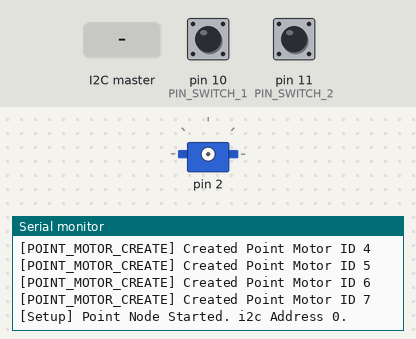
Bench run of a sketch on a simulated Arduino Uno, built with avr-gcc and run on an emulated ATmega328P. On the bench: servo, the last lines printed to the serial monitor. Inputs (shaded band) come from the test bench; at power-on: pin 10 (PIN_SWITCH_1) LOW, pin 11 (PIN_SWITCH_2) LOW.

Above: at 1.5 s.
1.6 s: the I2C master sends the byte 2
At 2.1 s:
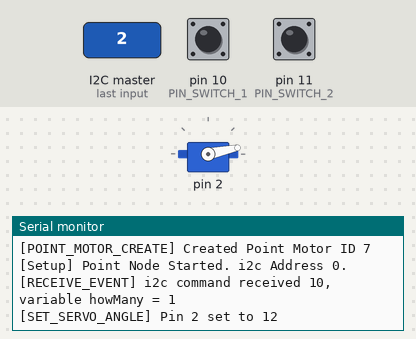
3.1 s: the I2C master sends the byte 1
At 4.5 s:
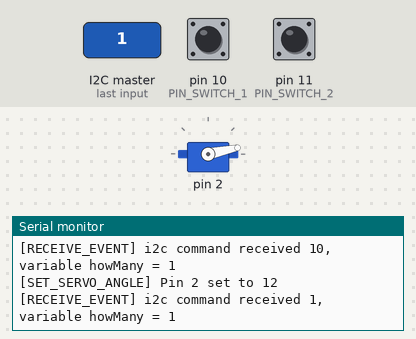
Timing chart, 0 to 6.1 s (numbered marks = the images above; inputs shaded):
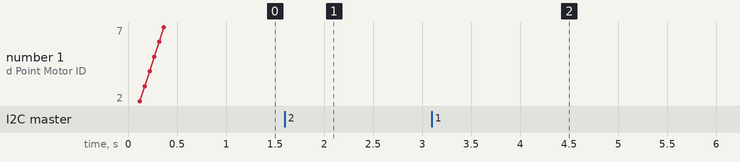

Measured:
- after the input at 1.6 s, the serial monitor: prints a new line after 0.05 s (image 1)
- after the input at 3.1 s, the serial monitor: prints a new line after 0.05 s (image 2)

The sketch:

Point_Node.ino
```cpp
#include <Wire.h>
#include <Servo.h>

//Settings
const int CODE_VERSION = 9;
const char CODE_VERSION_DATE[] = "2025-07-13";
int node_id = 0;
const int TEST_MODE = 0;

//Constants
const int DATA_PIN = B0001111;
const int DATA_NODE = B0110000;
const int DATA_COMMAND = B1000000;
const int DATA_ID = B0111111;

const int STATE_STRAIGHT = -1;
const int STATE_UNKNOWN = 0;
const int STATE_TURNOUT = 1;

const int I2C_MAX_COMMANDS = 10;

//Switch Pins
const int PIN_SWITCH_1 = 10;
const int PIN_SWITCH_2 = 11;

//Point Motor References - Node 00
const int LEEDS_OUTER_LOOP_POINTS = B000010;
const int LEEDS_FACING_CROSSOVER_INNER_POINT = B000011;
const int LEEDS_FACING_CROSSOVER_OUTER_POINT = B000100;
const int LEEDS_TRAILING_CROSSOVER_OUTER_POINT = B000101;
const int LEEDS_TRAILING_CROSSOVER_INNER_POINT = B000110;
const int LEEDS_INNER_LOOP_POINTS = B000111;

//Point Motor References - Node 01
const int POINT_YORK_INNER_LOOP = B010010;
const int POINT_YORK_CROSSOVER_FACING_A = B010011;
const int POINT_YORK_CROSSOVER_FACING_B = B010100;
const int POINT_YORK_CROSSOVER_TRAILING_A = B010101;
const int POINT_YORK_CROSSOVER_TRAILING_B = B010110;
const int POINT_YORK_OUTER_LOOP = B010111;

//Point Motor References - Node 10
const int YORK_SIDING = B100010;
const int VIADUCT_CROSSOVEER_YORK = B100011;
const int VIADUCT_CROSSOVER_LEEDS = B100100;
const int LEEDS_SIDING_POINTS_B = B100101;
const int LEEDS_SIDING_POINTS_C = B100110;

//Point Motor References - Node 11
const int POINT_FRONT_INNER_MAIN_CROSSOVER = B110010;
const int POINT_FRONT_OUTER_MAIN_CROSSOVER = B110011;
const int POINT_FRONT_INNER_TURNOUT = B110100;
const int POINT_FRONT_INNER_TRAILING_CROSSOVER = B110101;
const int POINT_FRONT_OUTER_TRAILING_CROSSOVER = B110110;
const int POINT_FRONT_BAY_PLATFORM = B110111;

//Servo controler
Servo _servo;

//---------------------------------------------------------------------------------------------------
//Class PointMotor

class PointMotor {
  public:
    PointMotor();
    PointMotor(int id, int angleCentre, int angleThrow, int reverse);
    int point_exists();
    void setStraight();
    void setTurnout();
    int getState();
    int getID();
  private:
    int _id;
    int _pin;
    int _node;
    int _angleCentre;
    int _angleThrow;
    int _state;
    int _exists;
    int _reverse;

    void setServoAngle();
};

PointMotor::PointMotor() {
  _exists = 0;
}

PointMotor::PointMotor(int id, int angleCentre = 24, int angleThrow = 12, int reverse = 1) {
  _id = id;
  _pin = _id & DATA_PIN;
  _node = _id & DATA_NODE;
  _angleCentre = angleCentre;
  _angleThrow = angleThrow;
  _exists = 1;
  _reverse = reverse;
  Serial.println("[POINT_MOTOR_CREATE] Created Point Motor ID " + String(id));
}

int PointMotor::point_exists() {
  return _exists;
}

void PointMotor::setStraight() {
  _state = STATE_STRAIGHT;
  setServoAngle();
}

void PointMotor::setTurnout() {
  _state = STATE_TURNOUT;
  setServoAngle();
}

int PointMotor::getState() {
  return _state;
}

int PointMotor::getID() {
  return _id;
}

void PointMotor::setServoAngle() {
  _servo.attach(_pin);
  _servo.write(_state * _reverse * _angleThrow + _angleCentre);
  Serial.println("[SET_SERVO_ANGLE] Pin " + String(_pin) + " set to " + String(_state * _reverse * _angleThrow + _angleCentre));
  delay(200);
  _servo.detach();
}

//---------------------------------------------------------------------------------------------------

PointMotor points[8] = {PointMotor(), PointMotor(), PointMotor(), PointMotor(), PointMotor(), PointMotor(), PointMotor(), PointMotor()};

volatile int i2cCommand[10];
int i2cCommandSetNext;
int i2cCommandReadNext;


void setup() {
  // put your setup code here, to run once:

  Serial.begin(9600);
  Serial.println("[SETUP] Point Node, Code Version: " + String(CODE_VERSION));
  Serial.println("[SETUP] Point Node, Code Date: " + String(CODE_VERSION_DATE));

  //Read Switch pins 1 and 2 to get node_id
  pinMode(PIN_SWITCH_1, INPUT);
  pinMode(PIN_SWITCH_2, INPUT);
  if (digitalRead(PIN_SWITCH_1) == HIGH) {
    node_id = node_id + B010000;
  }
  if (digitalRead(PIN_SWITCH_2) == HIGH) {
    node_id = node_id + B100000;
  }
  Serial.println("[SETUP] Node ID set to " + String(node_id) + " (Binary " + String(node_id, BIN) + ")");

  switch (node_id) {
    case B000000:
    //Right hand board. Leeds end points
      points[0] = PointMotor(LEEDS_OUTER_LOOP_POINTS, 24, 12, -1); //0010 -- 2 -- Reversed
      points[1] = PointMotor(LEEDS_FACING_CROSSOVER_INNER_POINT, 24, 12, -1); //0011 -- 3 -- Reversed
      points[2] = PointMotor(LEEDS_FACING_CROSSOVER_OUTER_POINT, 24, 12); //0100 -- 4
      points[3] = PointMotor(LEEDS_TRAILING_CROSSOVER_OUTER_POINT, 24, 12); //0101 -- 5
      points[4] = PointMotor(LEEDS_TRAILING_CROSSOVER_INNER_POINT, 24, 12); //0110 -- 6
      points[5] = PointMotor(LEEDS_INNER_LOOP_POINTS, 24, 12); //0111 -- 7
      break;

    //Left hand board. York end points
    case B010000:
      points[0] = PointMotor(POINT_YORK_INNER_LOOP, 24, 12); //0010 -- 2
      points[1] = PointMotor(POINT_YORK_CROSSOVER_FACING_A, 24, 12, -1); //0011 -- 3 -- Reversed
      points[2] = PointMotor(POINT_YORK_CROSSOVER_FACING_B, 24, 12); //0100 -- 4
      points[3] = PointMotor(POINT_YORK_CROSSOVER_TRAILING_A, 24, 12); //0101 -- 5
      points[4] = PointMotor(POINT_YORK_CROSSOVER_TRAILING_B, 24, 12, -1); //0110 -- 6 -- Reversed
      points[5] = PointMotor(POINT_YORK_OUTER_LOOP, 24, 12, -1); //0111 -- 7 -- Reversed
      break;

    case B100000:
    //Right hand board. Bit of everything points
      points[0] = PointMotor(YORK_SIDING, 24, 12, -1); //0010 -- 2 -- Reversed
      points[1] = PointMotor(VIADUCT_CROSSOVEER_YORK, 24, 12, -1); //0011 -- 3 -- Reversed
      points[2] = PointMotor(VIADUCT_CROSSOVER_LEEDS, 24, 6, -1); //0100 -- 4 -- Extended arm, reduced throw angle -- Reversed
      points[3] = PointMotor(LEEDS_SIDING_POINTS_B, 24, 12); //0101 -- 5
      points[4] = PointMotor(LEEDS_SIDING_POINTS_C, 24, 12, -1); //0110 -- 6 -- Reversed
      break;

    case B110000:
    //Unused
      //points[0] = PointMotor(POINT_YARD_INNER_LEFT_1, 24, 12);
      //points[1] = PointMotor(POINT_YARD_OUTER_LEFT_1, 24, 12);
      //points[2] = PointMotor(POINT_YARD_INNER_LEFT_2, 24, 12);
      //points[3] = PointMotor(POINT_YARD_OUTER_LEFT_2, 24, 12);
      break;
  }

  //Setup I2C
  Wire.begin(node_id);
  Wire.onReceive(ReceiveEvent);

  Serial.println("[Setup] Point Node Started. i2c Address " + String(node_id) + ".");

  if (TEST_MODE == 1) {
    Serial.println("[Setup] Single servo (pin 3) test mode activated");
  }

  if (TEST_MODE == 2) {
    Serial.println("[Setup] All servo test mode activated");
  }
}

void loop() {
  // put your main code here, to run repeatedly:
  delay(50);

  if (TEST_MODE == 1) {
    test_single_servo();
    return;
  }

  if (TEST_MODE == 2) {
    test_all_servo();
    return;
  }

  if (i2cCommand[i2cCommandReadNext] != 0) {
    processMessage(i2cCommand[i2cCommandReadNext]);
    i2cCommand[i2cCommandReadNext] = 0;
    i2cCommandReadNext ++;
    if (i2cCommandReadNext == I2C_MAX_COMMANDS) {
      i2cCommandReadNext = 0;
    }
  }

}

void ReceiveEvent(int howMany) {
  int command = 0;
  while (Wire.available()) {
      char c = Wire.read();
      command += int(c);
      //Serial.println(int(c));
  }
  //command = command + Wire.read();
  Serial.println("[RECEIVE_EVENT] i2c command received " + String(command, BIN) + ", variable howMany = " + String(howMany));

  i2cCommand[i2cCommandSetNext] = command;
  i2cCommandSetNext ++;
  if (i2cCommandSetNext == I2C_MAX_COMMANDS) {
    i2cCommandSetNext = 0;
  }
}

void processMessage(int msg) {

  int cmd = msg & DATA_COMMAND;
  int id = msg & DATA_ID;

  for (int i = 0; i <= 7; i++) {
    if (points[i].point_exists() != 1) {
      continue;
    } else {
      if (points[i].getID() == id) {
        if (cmd == DATA_COMMAND) {
          points[i].setStraight();
        } else {
          points[i].setTurnout();
        }
        break;
      }
    }
  }
}

void test_single_servo() {
  int cmd;

  //Set point to turnout
  cmd = DATA_COMMAND + node_id + 6;
  Serial.println("[SINGLE SERVO TEST] Setting point on pin 6 to turnout. (i2c command: " + String(cmd, BIN) + ")");
  processMessage(cmd);
  delay(1000);

  //Set point to straight
  cmd = node_id + 6;
  Serial.println("[SINGLE SERVO TEST] Setting point on pin 6 to straight. (i2c command: " + String(cmd, BIN) + ")");
  processMessage(cmd);
  delay(1000);
}

void test_all_servo() {
  int cmd;

  //Set all points to turnout one at a time
  for (int i = 0; i <= 7; i++) {
      cmd = DATA_COMMAND + node_id + i + 2;
      Serial.println("[ALL SERVO TEST] Setting point on pin " + String(i + 2) + " to turnout. (i2c command: " + String(cmd, BIN) + ")");
      processMessage(cmd);
      delay(200);
  }

  //Set all points to straight one at a time
  for (int i = 0; i <= 7; i++) {
      cmd = node_id + i + 2;
      Serial.println("[ALL SERVO TEST] Setting point on pin " + String(i + 2) + " to straight. (i2c command: " + String(cmd, BIN) + ")");
      processMessage(cmd);
      delay(200);
  }
}
```
